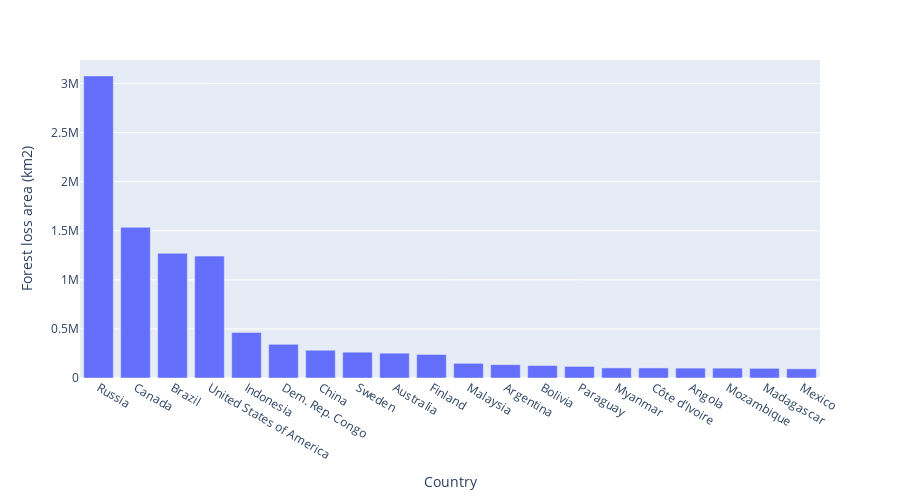

Here is the notebook cell this chart was saved with:
### Markdown cell above
Create a bar chart to visualize the forest loss area by country.

### Code cell
geemap.bar_chart(
    'exports/treeloss.csv',
    x='NAME',
    y='sum',
    max_rows=20,
    x_label='Country',
    y_label='Forest loss area (km2)',
)

### Figure 1 — Plotly figure (JSON) as saved in the notebook; plotly's stock layout.template omitted (floating-point values rounded to 4 significant figures)
{"data": [{"alignmentgroup": "True", "hovertemplate": "Country=%{x}<br>Forest loss area (km2)=%{y}<extra></extra>", "legendgroup": "", "marker": {"color": "#636efa", "pattern": {"shape": ""}}, "name": "", "offsetgroup": "", "orientation": "v", "showlegend": false, "textposition": "auto", "type": "bar", "x": ["Russia", "Canada", "Brazil", "United States of America", "Indonesia", "Dem. Rep. Congo", "China", "Sweden", "Australia", "Finland", "Malaysia", "Argentina", "Bolivia", "Paraguay", "Myanmar", "Côte d'Ivoire", "Angola", "Mozambique", "Madagascar", "Mexico"], "xaxis": "x", "y": [3079000.0, 1535000.0, 1271000.0, 1242000.0, 463900.0, 342800.0, 283000.0, 263000.0, 253000.0, 240000.0, 149500.0, 136000.0, 126800.0, 118100.0, 102900.0, 102600.0, 100800.0, 100400.0, 98440.0, 93610.0], "yaxis": "y"}], "layout": {"barmode": "group", "height": 500, "legend": {"tracegroupgap": 0}, "margin": {"t": 60}, "xaxis": {"anchor": "y", "domain": [0, 1], "title": {"text": "Country"}}, "yaxis": {"anchor": "x", "domain": [0, 1], "title": {"text": "Forest loss area (km2)"}}}}
